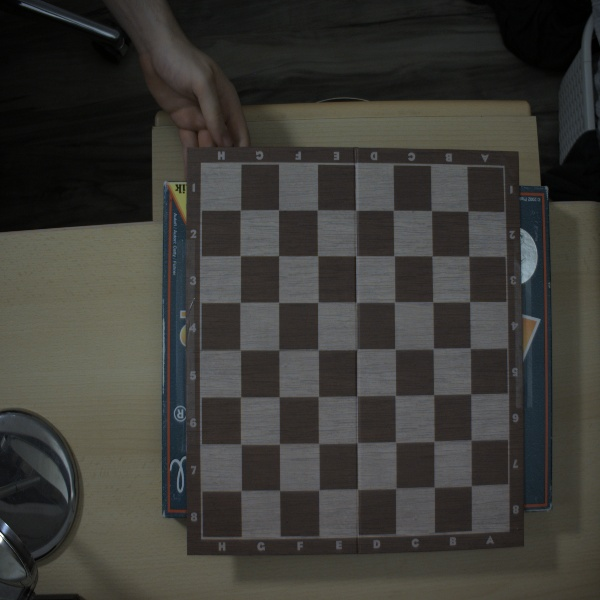
#> input picture images_for_calibration/camera0.jpg, 600 x 600 px; its folder holds 5 pictures in this run
$ python calibrate_camera.py
#> lines starting #> are read from the running program, lines starting #| are printed output that depends on the picture; after the words box and inside, x2 and y2 are one past the last pixel; in counts of white or black regions, pixels touching at a corner belong together
import numpy as np
import cv2 as cv
import glob
import matplotlib.pyplot as plt

chessboardSize = (7, 7)
frameSize = (600, 600)

# termination criteria
criteria = (cv.TERM_CRITERIA_EPS + cv.TERM_CRITERIA_MAX_ITER, 30, 0.001)

# prepare object points, like (0,0,0), (1,0,0), (2,0,0) ....,(6,5,0)
objp = np.zeros((chessboardSize[0] * chessboardSize[1], 3), np.float32)
objp[:,:2] = np.mgrid[0:chessboardSize[0], 0:chessboardSize[1]].T.reshape(-1, 2)

# Arrays to store object points and image points from all the images.
objpoints = [] # 3d point in real world space
imgpoints = [] # 2d points in image plane.

images = glob.glob('images_for_calibration/*.jpg')

for image in images:
    print(image)
    img = cv.imread(image)
#> img is the input picture: shape (600, 600, 3); mean B, G, R 55.2, 59.4, 60.4
    # cropped_image = img[75:475, 100:600]
    gray = cv.cvtColor(img, cv.COLOR_BGR2GRAY)
    # plt.imshow(cropped_image, cmap="gray", vmin=0, vmax=255)
    # plt.show()
    # Find the chess board corners
    ret, corners = cv.findChessboardCorners(gray, chessboardSize, None)
#> ret = True; corners = 49 rows, first 8: [240.3, 210.1], [278.5, 209.8], [317.2, 210], [355.6, 210.3], [393.4, 210.3], [431.4, 210.5], [467.8, 211.3], [240.2, 255.6]
    # If found, add object points, image points (after refining them)
    if ret == True:
        objpoints.append(objp)
        corners2 = cv.cornerSubPix(gray, corners, (11, 11), (-1, -1), criteria)
#> corners2 = 49 rows, first 8: [240.5, 210.3], [278.6, 209.8], [317.4, 209.9], [355.7, 210.4], [393.5, 210.3], [431.5, 210.6], [468.2, 211.2], [240.3, 255.7]
        imgpoints.append(corners2)

        # Draw and display the corners
        cv.drawChessboardCorners(img, chessboardSize, corners2, ret)
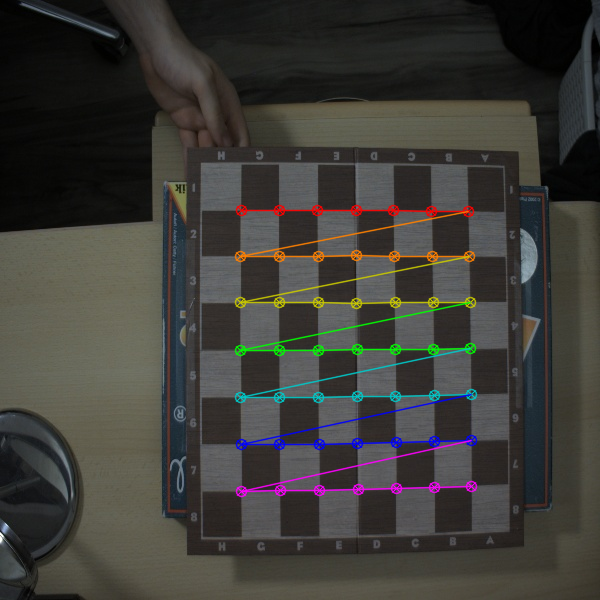
#> img: shape (600, 600, 3); 3.6% of pixels changed, all inside (x1, y1, x2, y2) = (234, 204, 478, 498)
        cv.imshow('img', img)
        cv.waitKey(200)
#> pass 2 of the loop `for image in images:`:
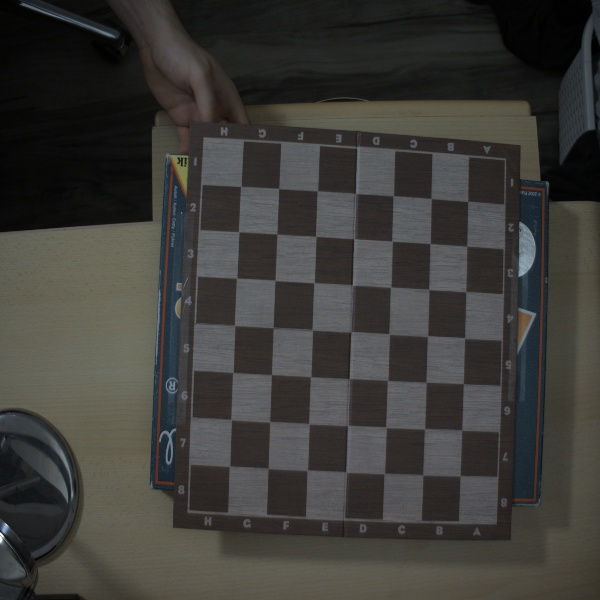
#> input picture images_for_calibration/camera1.jpg, 600 x 600 px
#> img is the input picture: shape (600, 600, 3); mean B, G, R 56.6, 60, 60.9
#> corners = 49 rows, first 8: [240.9, 186.3], [278.6, 188.4], [317.3, 190.7], [355.5, 193.4], [393.1, 195.8], [431.3, 198.4], [467.6, 201.4], [238.9, 231.8]
#> corners2 = 49 rows, first 8: [241.1, 186.6], [278.7, 188.5], [317.4, 190.9], [355.6, 193.6], [393.2, 195.8], [431.2, 198.5], [467.8, 201.4], [238.6, 231.8]
#> `cv.drawChessboardCorners(img, chessboardSize, corners2, ret)`:
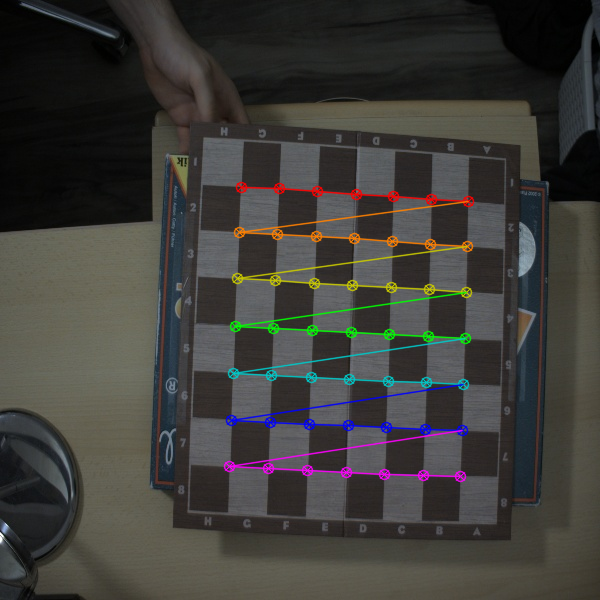
#> img: shape (600, 600, 3); 3.6% of pixels changed, all inside (x1, y1, x2, y2) = (223, 181, 475, 483)
#> pass 3 of the loop `for image in images:`:
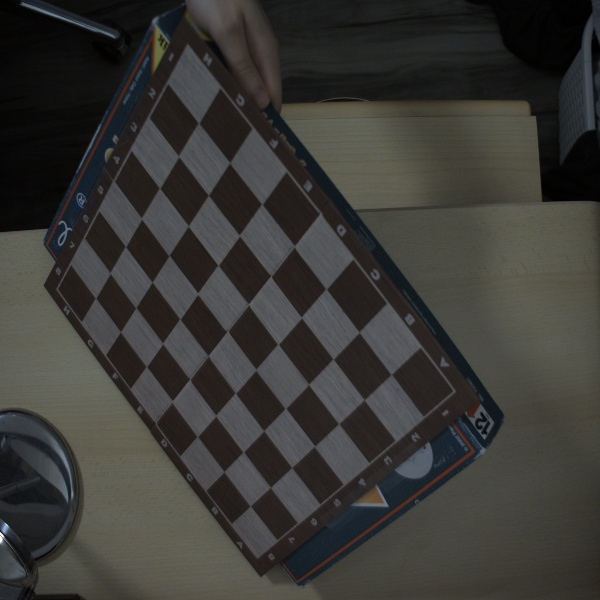
#> input picture images_for_calibration/camera10.jpg, 600 x 600 px
#> img is the input picture: shape (600, 600, 3); mean B, G, R 53.4, 57, 57.6
#> corners = 49 rows, first 8: [198.8, 123.1], [229.7, 162.7], [261.8, 204.1], [294.5, 245.4], [325.9, 288.8], [359.2, 332.3], [391.3, 374.3], [178.5, 156.1]
#> corners2 = 49 rows, first 8: [198.5, 123.2], [229.6, 162.7], [261.8, 204.2], [294.2, 246.3], [326, 289.2], [359.1, 332.2], [391.3, 374.5], [178.6, 156.2]
#> `cv.drawChessboardCorners(img, chessboardSize, corners2, ret)`:
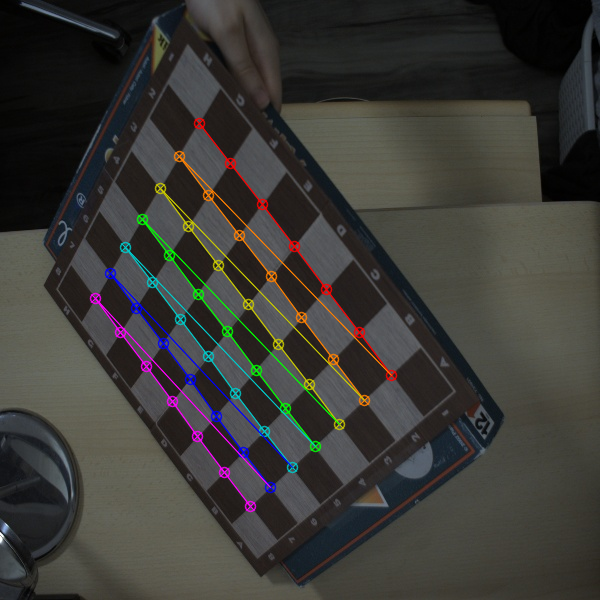
#> img: shape (600, 600, 3); 3.47% of pixels changed, all inside (x1, y1, x2, y2) = (89, 117, 398, 513)
#> the loop made 5 passes; the first 3 are shown

cv.destroyAllWindows()

############ Calibration ######################

img = cv.imread('images_for_calibration/camera49.jpg')
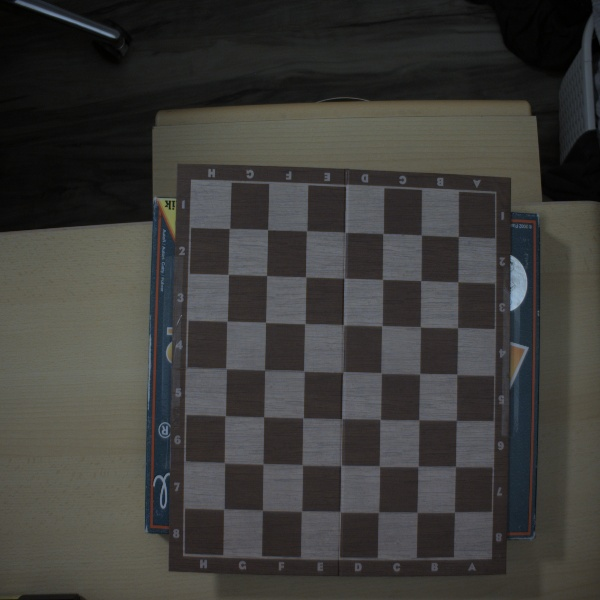
#> input picture images_for_calibration/camera49.jpg, 600 x 600 px
#> img is the input picture: shape (600, 600, 3); mean B, G, R 58.2, 60.8, 61.6
gray = cv.cvtColor(img, cv.COLOR_BGR2GRAY)
ret, cameraMatrix, dist, rvecs, tvecs = cv.calibrateCamera(objpoints, imgpoints, gray.shape[::-1], None, None)
print("cameraMatrix:", cameraMatrix)
print("fx:", cameraMatrix.item(0, 0), "fy:", cameraMatrix.item(1, 1))
print("cx:", cameraMatrix.item(0, 2), "cy:", cameraMatrix.item(1, 2))
# print("Distortion parameters:", dist)
# print("Rotation vectors:", rvecs)
# print("Translation vectors:", tvecs)

############ Undistortion ######################


cv.imshow("images_for_calibration/camera49.jpg", img)
h,  w = img.shape[:2]
#> h = 600; w = 600
print("image size", img.shape[::-1])
#| image size (3, 600, 600)
print("h", h)
#| h 600
print("w", w)
#| w 600
newCameraMatrix, roi = cv.getOptimalNewCameraMatrix(cameraMatrix, dist, (w, h), 1, (w, h))


# Undistort
dst = cv.undistort(img, cameraMatrix, dist, None, newCameraMatrix)
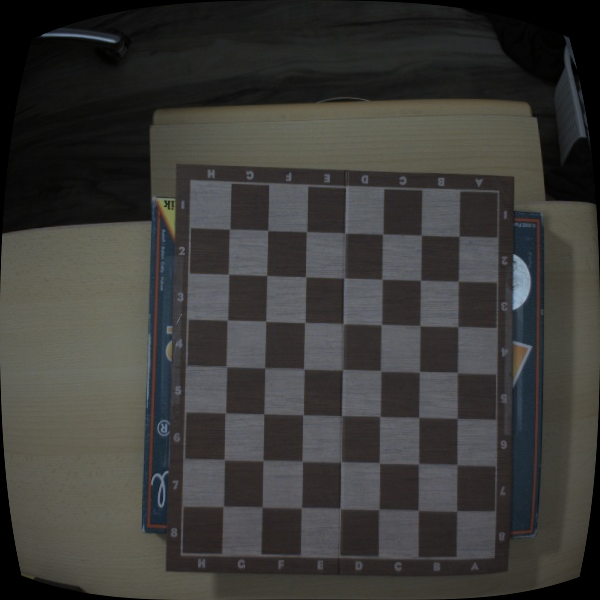
#> dst: shape (600, 600, 3); mean B, G, R 56.5, 59, 59.8
# crop the image
x, y, w, h = roi
print("roi", roi)
dst = dst[y:y + h, x:x + w]
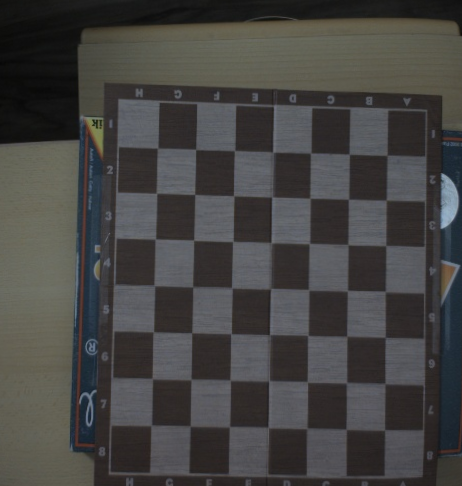
#> dst: shape (486, 462, 3); mean B, G, R 66.7, 68.1, 69.1
cv.imwrite('calibrated_images/calibResult1.png', dst)
# img2 = cv.imread('calibResult1.jpg')
# cv.imshow("calibResult1.jpg", img2)

# Undistort with remapping
h,  w = img.shape[:2]
mapx, mapy = cv.initUndistortRectifyMap(cameraMatrix, dist, None, newCameraMatrix, (w, h), 5)
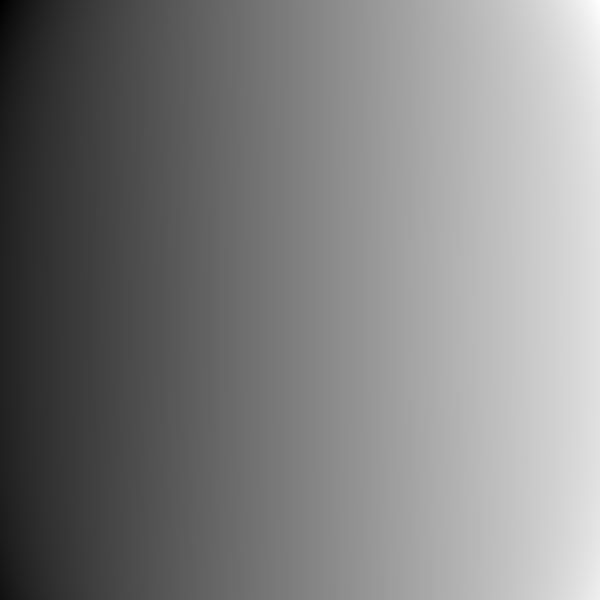
#> mapx: shape (600, 600) float32; min -105.4, max 696.4, mean 299.6; drawn with min black and max white
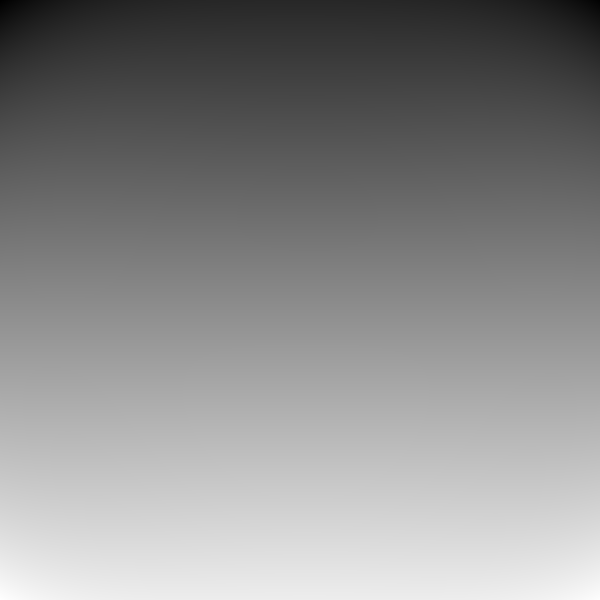
#> mapy: shape (600, 600) float32; min -120.7, max 653.2, mean 299.1; drawn with min black and max white
dst = cv.remap(img, mapx, mapy, cv.INTER_LINEAR)
#> dst: shape (600, 600, 3)
# crop the image
x, y, w, h = roi
dst = dst[y:y + h, x:x + w]
#> dst: shape (486, 462, 3)
cv.imwrite('calibrated_images/calibResult2.png', dst)

# Reprojection error
mean_error = 0
for i in range(len(objpoints)):
    imgpoints2, _ = cv.projectPoints(objpoints[i], rvecs[i], tvecs[i], cameraMatrix, dist)
    error = cv.norm(imgpoints[i], imgpoints2, cv.NORM_L2) / len(imgpoints2)
    mean_error += error

print("total error: {}".format(mean_error / len(objpoints)))

# Assuming that 'mtx' is your camera matrix and 'dist' is your distortion coefficients
np.savez('calibration_parameters_2.npz', mtx=cameraMatrix, dist=dist)

cv.waitKey(0)
cv.destroyAllWindows()
